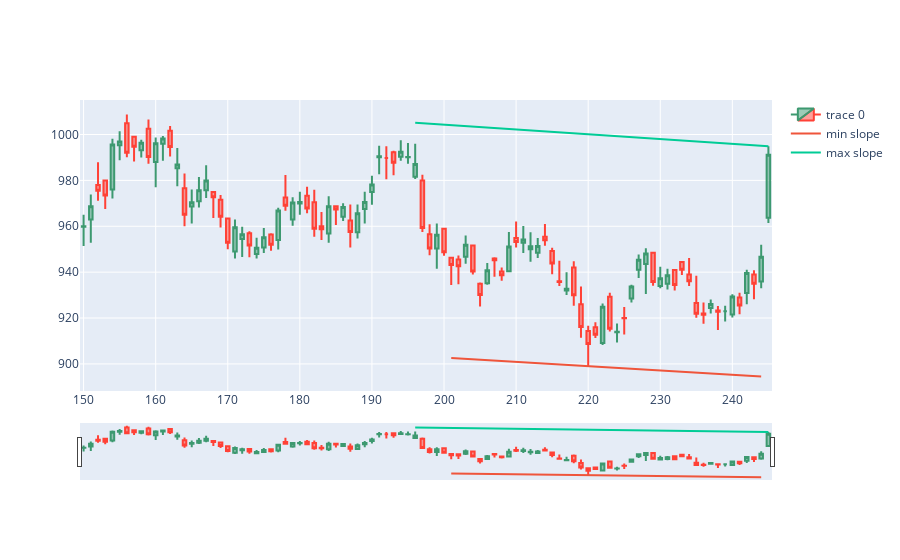

Write notebook code for a chart like this one.
### Markdown cell above
# backcandles time window more dynamic

### Code cell
import numpy as np
from matplotlib import pyplot
backcandles= 40 # 6*8
brange = 10 # backcandles//4 #should be less than backcandles
wind = 6

candleid = 245

optbackcandles= backcandles
sldiff = 10

for r1 in range(backcandles-brange, backcandles+brange):
    maxim = np.array([])
    minim = np.array([])
    xxmin = np.array([])
    xxmax = np.array([])
    for i in range(candleid-r1, candleid+1, wind):
        minim = np.append(minim, df.Low.iloc[i:i+wind].min())
        xxmin = np.append(xxmin, df.Low.iloc[i:i+wind].idxmin())
    for i in range(candleid-r1, candleid+1, wind):
        maxim = np.append(maxim, df.High.loc[i:i+wind].max())
        xxmax = np.append(xxmax, df.High.iloc[i:i+wind].idxmax())
    slmin, intercmin = np.polyfit(xxmin, minim,1)
    slmax, intercmax = np.polyfit(xxmax, maxim,1)

    if(abs(slmin-slmax)<sldiff):
        sldiff = abs(slmin-slmax)
        optbackcandles=r1
        slminopt = slmin
        slmaxopt = slmax
        intercminopt = intercmin
        intercmaxopt = intercmax
        maximopt = maxim.copy()
        minimopt = minim.copy()
        xxminopt = xxmin.copy()
        xxmaxopt = xxmax.copy()

        print(optbackcandles)
dfpl = df[candleid-wind-optbackcandles-backcandles:candleid+optbackcandles]
fig = go.Figure(data=[go.Candlestick(x=dfpl.index,
                open=dfpl['Open'],
                high=dfpl['High'],
                low=dfpl['Low'],
                close=dfpl['Close'])])

adjintercmax = (df.High.iloc[xxmaxopt] - slmaxopt*xxmaxopt).max()
adjintercmin = (df.Low.iloc[xxminopt] - slminopt*xxminopt).min()
fig.add_trace(go.Scatter(x=xxminopt, y=slminopt*xxminopt + adjintercmin, mode='lines', name='min slope'))
fig.add_trace(go.Scatter(x=xxmaxopt, y=slmaxopt*xxmaxopt + adjintercmax, mode='lines', name='max slope'))
fig.show()
